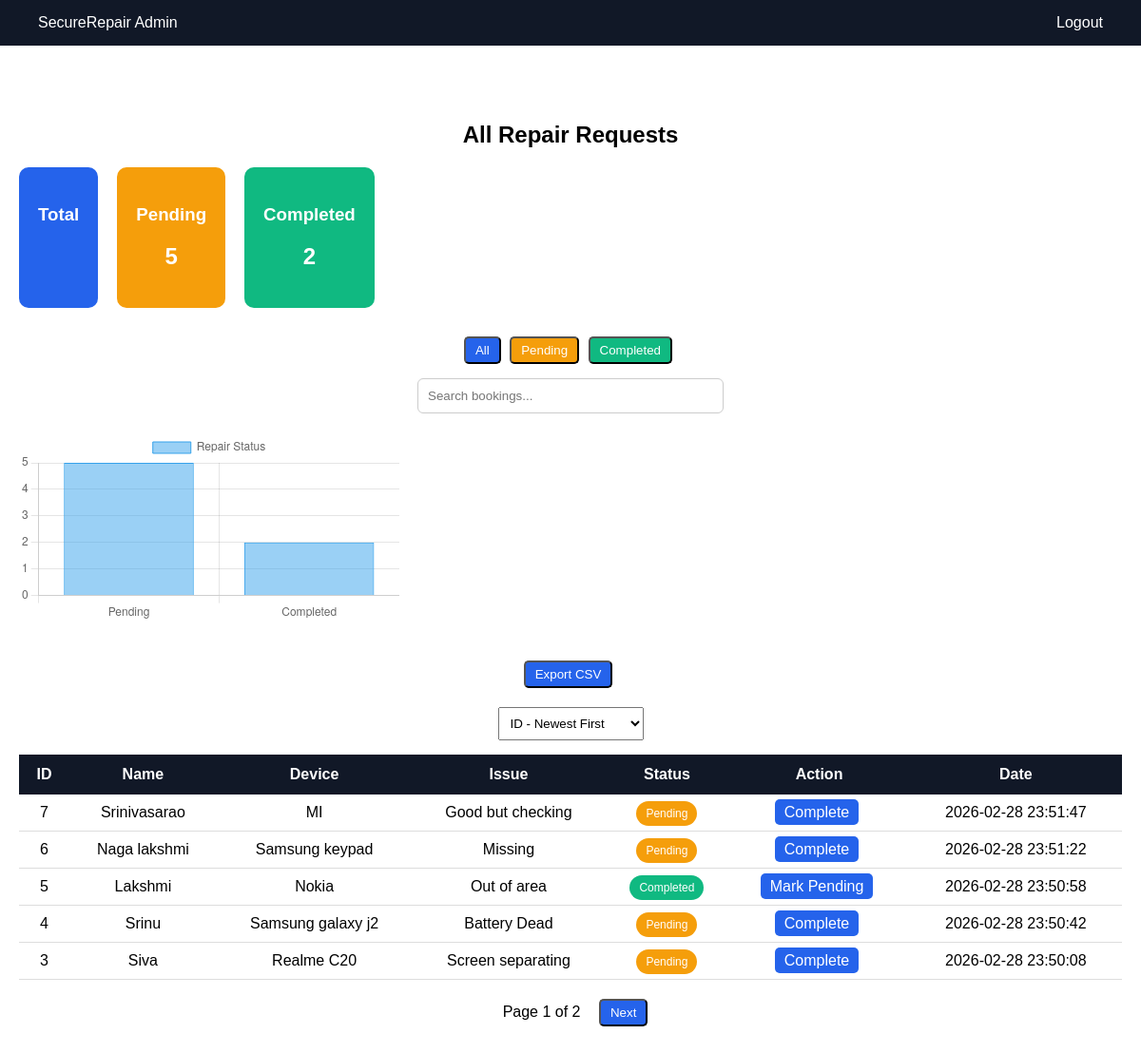
/admin (signed in), run on the app's committed database.
### tables this page shows
CREATE TABLE bookings (
        id INTEGER PRIMARY KEY AUTOINCREMENT,
        name TEXT NOT NULL,
        device TEXT NOT NULL,
        issue TEXT NOT NULL,
        status TEXT DEFAULT 'Pending',
        created_at TEXT
    );

### app.py (the view)
@app.route('/admin')
def admin():
    if not session.get('admin'):
        return redirect('/login')
    page = request.args.get('page', 1, type=int)
    sort = request.args.get('sort', 'id_desc')
    per_page = 5
    offset = (page - 1) * per_page
    if sort == "id_asc":
        order_by = "id ASC"
    elif sort == "date_desc":
        order_by = "date DESC"
    elif sort == "date_asc":
        order_by = "date ASC"
    else:
        order_by = "id DESC"
    conn = sqlite3.connect('database.db')
    cursor = conn.cursor()
    cursor.execute("SELECT COUNT(*) FROM bookings")
    total_records = cursor.fetchone()[0]
    query = f"SELECT * FROM bookings ORDER BY {order_by} LIMIT ? OFFSET ?"
    cursor.execute(query, (per_page, offset))
    bookings = cursor.fetchall()
    cursor.execute("SELECT COUNT(*) FROM bookings WHERE status='Pending'")
    pending = cursor.fetchone()[0]
    cursor.execute("SELECT COUNT(*) FROM bookings WHERE status='Completed'")
    completed = cursor.fetchone()[0]
    conn.close()
    total_pages = (total_records + per_page - 1) // per_page
    return render_template(
        "admin.html",
        bookings=bookings,
        pending=pending,
        completed=completed,
        page=page,
        total_pages=total_pages,
        sort=sort
    )

### templates/admin.html (shortened to what this page needs)
<!DOCTYPE html>
<html>
<head>
    <link rel="stylesheet" href="{{ url_for('static', filename='css/style.css') }}">
</head>
<body>
  <nav class="navbar">
    <div class="logo">SecureRepair Admin</div>
    <div>
        <a href="/logout" style="color:white;">Logout</a>
    </div>
</nav>
    <section class="services">
        <h2>All Repair Requests</h2>
        <div style="display:flex; gap:20px; margin-bottom:30px;">
    <div style="background:#2563eb; color:white; padding:20px; border-radius:10px;">
        <h3>Total</h3>
    </div>
    <div style="background:#f59e0b; color:white; padding:20px; border-radius:10px;">
        <h3>Pending</h3>
        <h2>{{ pending }}</h2>
    </div>
    <div style="background:#10b981; color:white; padding:20px; border-radius:10px;">
        <h3>Completed</h3>
        <h2>{{ completed }}</h2>
    </div>
</div>
<div style="margin-bottom:15px;">
    <button onclick="filterStatus('all')" class="btn-complete">All</button>
    <button onclick="filterStatus('Pending')" class="btn-complete" style="background:#f59e0b;">Pending</button>
    <button onclick="filterStatus('Completed')" class="btn-complete" style="background:#10b981;">Completed</button>
</div>
<input type="text" id="searchInput" placeholder="Search bookings..."
       style="padding:10px; width:300px; margin-bottom:20px; border-radius:6px; border:1px solid #ccc;"
       onkeyup="searchTable()">
       <div style="width:400px; margin-bottom:40px;">
    <canvas id="statusChart"></canvas>
</div>
<a href="/export">
    <button class="btn-complete" style="margin-bottom:20px; background:#2563eb;">
        Export CSV
    </button>
</a>
    <form method="GET" action="/admin" style="margin-bottom:15px;">
    <select name="sort" onchange="this.form.submit()" style="padding:8px;">
        <option value="id_desc" {% if sort=='id_desc' %}selected{% endif %}>ID - Newest First</option>
    </select>
</form>
        <table class="admin-table">
    <tr>
        <th>ID</th>
        <th>Name</th>
        <th>Device</th>
        <th>Issue</th>
        <th>Status</th>
        <th>Action</th>
        <th>Date</th>
    </tr>
    {% for booking in bookings %}
    <tr>
        <td>{{ booking[0] }}</td>
        <td>{{ booking[1] }}</td>
        <td>{{ booking[2] }}</td>
        <td>{{ booking[3] }}</td>
        <td>
            {% if booking[4] == 'Pending' %}
                <span class="badge pending">Pending</span>
            {% else %}
                <span class="badge completed">Completed</span>
            {% endif %}
        </td>
        <td>
    <a href="/toggle/{{ booking[0] }}" class="btn-complete">
        {% if booking[4] == 'Pending' %}
            Complete
        {% else %}
            Mark Pending
        {% endif %}
    </a>
</td>
    <td>{{ booking[5] }}</td>
    </tr>
    {% endfor %}
</table>
<div style="margin-top:20px;">
    <span style="margin:0 15px;">Page {{ page }} of {{ total_pages }}</span>
    {% if page < total_pages %}
        <a href="/admin?page={{ page + 1 }}">
            <button class="btn-complete">Next</button>
        </a>
    {% endif %}
</div>
    </section>
<script>
const chartElement = document.getElementById("chartValues");
const pendingCount = parseInt(chartElement.dataset.pending);
const completedCount = parseInt(chartElement.dataset.completed);
const ctx = document.getElementById('statusChart');
new Chart(ctx, {
    type: 'bar',
    data: {
        labels: ['Pending', 'Completed'],
        datasets: [{
            label: 'Repair Status',
            data: [pendingCount, completedCount],
            borderWidth: 1
        }]
    },
    options: {
        scales: {
            y: {
                beginAtZero: true
            }
        }
    }
});
</script>
</body>
</html>

### static/css/style.css (style rules this page uses)
body { margin: 0; font-family: Arial, sans-serif; }
.navbar { display: flex; justify-content: space-between; align-items: center; background-color: #111827; padding: 15px 40px; color: white; }
.navbar a { color: white; text-decoration: none; }
.services { padding: 60px 20px; text-align: center; }
.admin-table { width: 100%; border-collapse: collapse; }
.admin-table th { background-color: #111827; color: white; padding: 12px; }
.admin-table td { padding: 10px; border-bottom: 1px solid #ddd; }
.badge { padding: 6px 10px; border-radius: 20px; font-size: 12px; color: white; }
.pending { background-color: #f59e0b; }
.completed { background-color: #10b981; }
.btn-complete { background-color: #2563eb; color: white; padding: 5px 10px; border-radius: 5px; text-decoration: none; margin-right: 5px; }

### data on the page
bookings: id "7", name "Srinivasarao", device "MI", issue "Good but checking", status "Pending", created_at "2026-02-28 23:51:47"
bookings: id "6", name "Naga lakshmi", device "Samsung keypad", issue "Missing", status "Pending", created_at "2026-02-28 23:51:22"
bookings: id "5", name "Lakshmi", device "Nokia", issue "Out of area", status "Completed", created_at "2026-02-28 23:50:58"
bookings: id "4", name "Srinu", device "Samsung galaxy j2", issue "Battery Dead", status "Pending", created_at "2026-02-28 23:50:42"
bookings: id "3", name "Siva", device "Realme C20", issue "Screen separating", status "Pending", created_at "2026-02-28 23:50:08"

### other printed values
{{ pending }} "5"
{{ completed }} "2"
{{ page }} "1"
{{ total_pages }} "2"
